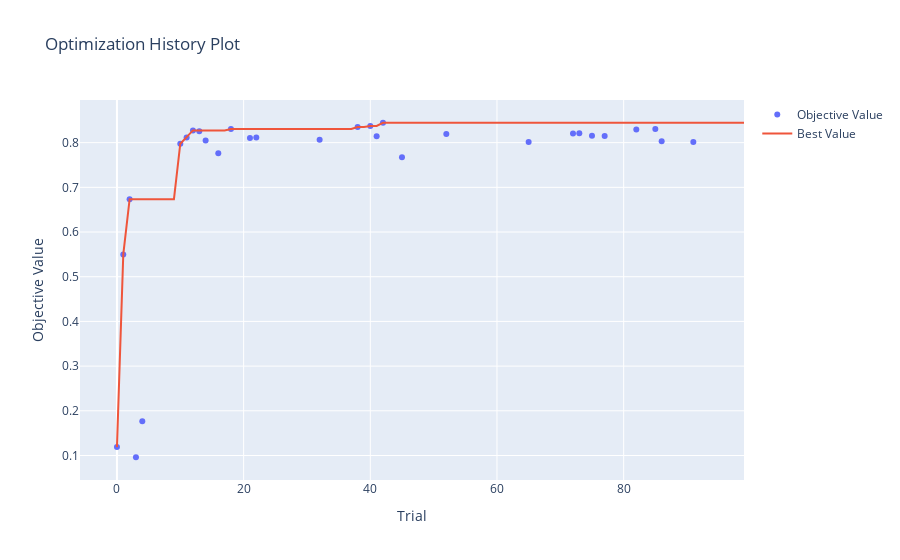
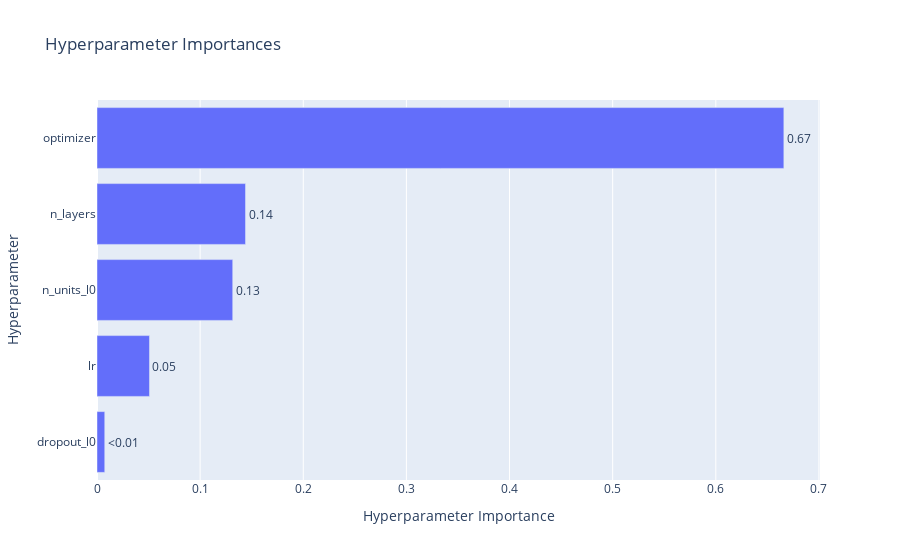
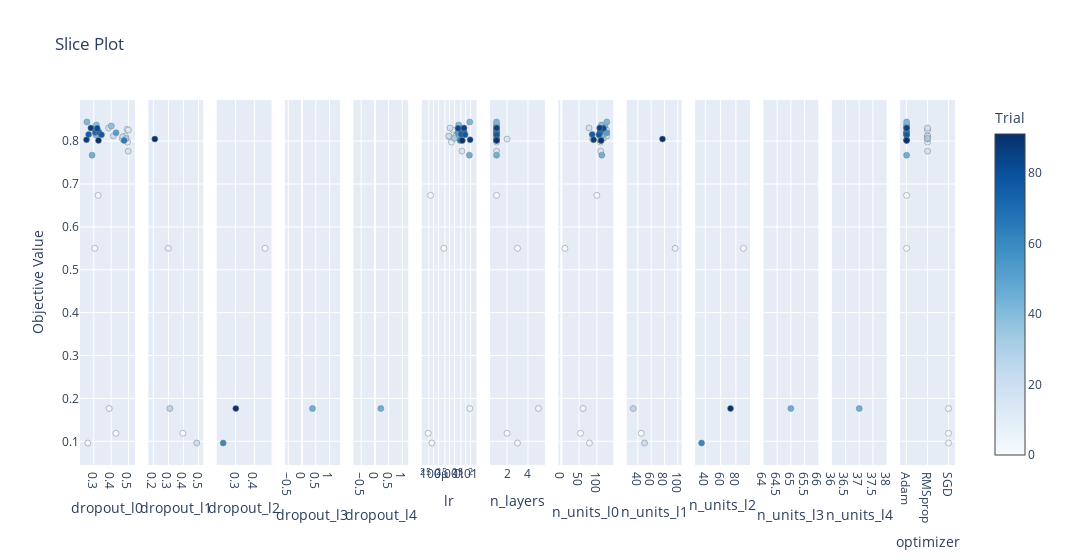

The code cell stored with these charts, in order, in its notebook:
### Markdown cell above
Here we will optimize a simple feedforward neural network for the Fashion-MNIST dataset.

We will optimize the following hyperparameters:
- Number of layers
- Number of units per layer
- Dropout ratio in each layer
- Optimizer type
- Learning rate

(Takes around 5 minutes on my computer)

### Code cell
DEVICE = torch.device("cpu")
BATCHSIZE = 128
CLASSES = 10
DIR = os.getcwd()
EPOCHS = 10
N_TRAIN_EXAMPLES = BATCHSIZE * 30
N_VALID_EXAMPLES = BATCHSIZE * 10


def define_model(trial):
    # We optimize the number of layers, hidden units and dropout ratio in each layer.
    n_layers = trial.suggest_int("n_layers", 1, 5) # We try between 1 and 5 layers
    layers = []

    in_features = 28 * 28
    for i in range(n_layers):
        out_features = trial.suggest_int("n_units_l{}".format(i), 4, 128) # We try between 4 and 128 units
        layers.append(nn.Linear(in_features, out_features)) 
        layers.append(nn.ReLU())
        p = trial.suggest_float("dropout_l{}".format(i), 0.2, 0.5) # Dropout ratio between 0.2 and 0.5
        layers.append(nn.Dropout(p))

        in_features = out_features
    layers.append(nn.Linear(in_features, CLASSES))
    layers.append(nn.LogSoftmax(dim=1))

    return nn.Sequential(*layers)


def get_mnist():
    # Load FashionMNIST dataset.
    train_loader = torch.utils.data.DataLoader(
        datasets.FashionMNIST(DIR, train=True, download=True, transform=transforms.ToTensor()),
        batch_size=BATCHSIZE,
        shuffle=True,
    )
    valid_loader = torch.utils.data.DataLoader(
        datasets.FashionMNIST(DIR, train=False, transform=transforms.ToTensor()),
        batch_size=BATCHSIZE,
        shuffle=True,
    )

    return train_loader, valid_loader


def objective(trial):
    # Generate the model.
    model = define_model(trial).to(DEVICE)

    # Generate the optimizers.
    optimizer_name = trial.suggest_categorical("optimizer", ["Adam", "RMSprop", "SGD"]) # We try Adam, RMSprop and SGD
    lr = trial.suggest_float("lr", 1e-5, 1e-1, log=True) # We try learning rate between 1e-5 and 1e-1
    optimizer = getattr(optim, optimizer_name)(model.parameters(), lr=lr)

    # Get the FashionMNIST dataset.
    train_loader, valid_loader = get_mnist()

    # Training of the model.
    for epoch in range(EPOCHS):
        model.train()
        for batch_idx, (data, target) in enumerate(train_loader):
            # Limiting training data for faster epochs.
            if batch_idx * BATCHSIZE >= N_TRAIN_EXAMPLES:
                break

            data, target = data.view(data.size(0), -1).to(DEVICE), target.to(DEVICE)

            optimizer.zero_grad()
            output = model(data)
            loss = F.nll_loss(output, target)
            loss.backward()
            optimizer.step()

        # Validation of the model.
        model.eval()
        correct = 0
        with torch.no_grad():
            for batch_idx, (data, target) in enumerate(valid_loader):
                # Limiting validation data.
                if batch_idx * BATCHSIZE >= N_VALID_EXAMPLES:
                    break
                data, target = data.view(data.size(0), -1).to(DEVICE), target.to(DEVICE)
                output = model(data)
                # Get the index of the max log-probability.
                pred = output.argmax(dim=1, keepdim=True)
                correct += pred.eq(target.view_as(pred)).sum().item()

        accuracy = correct / min(len(valid_loader.dataset), N_VALID_EXAMPLES)

        trial.report(accuracy, epoch)

        # Handle pruning based on the intermediate value.
        if trial.should_prune():
            raise optuna.exceptions.TrialPruned()

    return accuracy


if __name__ == "__main__":
    study = optuna.create_study(direction="maximize")
    study.optimize(objective, n_trials=100, timeout=600)

    print_optuna_results(study)
    visualize_optuna_results(study)

### Figure 1 — Plotly figure (JSON) as saved in the notebook; plotly's stock layout.template omitted (floating-point values rounded to 4 significant figures)
{"data": [{"mode": "markers", "name": "Objective Value", "type": "scatter", "x": [0, 1, 2, 3, 4, 10, 11, 12, 13, 14, 16, 18, 21, 22, 32, 38, 40, 41, 42, 45, 52, 65, 72, 73, 75, 77, 82, 85, 86, 91], "y": [0.1187, 0.55, 0.6734, 0.09609, 0.1766, 0.7977, 0.8117, 0.8273, 0.8258, 0.8047, 0.7766, 0.8305, 0.8102, 0.8117, 0.8063, 0.8352, 0.8375, 0.8141, 0.8445, 0.7672, 0.8195, 0.8016, 0.8203, 0.8211, 0.8156, 0.8148, 0.8297, 0.8305, 0.8031, 0.8016]}, {"mode": "lines", "name": "Best Value", "type": "scatter", "x": [0, 1, 2, 3, 4, 5, 6, 7, 8, 9, 10, 11, 12, 13, 14, 15, 16, 17, 18, 19, 20, 21, 22, 23, 24, 25, 26, 27, 28, 29, 30, 31, 32, 33, 34, 35, 36, 37, 38, 39, 40, 41, 42, 43, 44, 45, 46, 47, 48, 49, 50, 51, 52, 53, 54, 55, 56, 57, 58, 59, 60, 61, 62, 63, 64, 65, 66, 67, 68, 69, 70, 71, 72, 73, 74, 75, 76, 77, 78, 79, 80, 81, 82, 83, 84, 85, 86, 87, 88, 89, 90, 91, 92, 93, 94, 95, 96, 97, 98, 99], "y": [0.1187, 0.55, 0.6734, 0.6734, 0.6734, 0.6734, 0.6734, 0.6734, 0.6734, 0.6734, 0.7977, 0.8117, 0.8273, 0.8273, 0.8273, 0.8273, 0.8273, 0.8273, 0.8305, 0.8305, 0.8305, 0.8305, 0.8305, 0.8305, 0.8305, 0.8305, 0.8305, 0.8305, 0.8305, 0.8305, 0.8305, 0.8305, 0.8305, 0.8305, 0.8305, 0.8305, 0.8305, 0.8305, 0.8352, 0.8352, 0.8375, 0.8375, 0.8445, 0.8445, 0.8445, 0.8445, 0.8445, 0.8445, 0.8445, 0.8445, 0.8445, 0.8445, 0.8445, 0.8445, 0.8445, 0.8445, 0.8445, 0.8445, 0.8445, 0.8445, 0.8445, 0.8445, 0.8445, 0.8445, 0.8445, 0.8445, 0.8445, 0.8445, 0.8445, 0.8445, 0.8445, 0.8445, 0.8445, 0.8445, 0.8445, 0.8445, 0.8445, 0.8445, 0.8445, 0.8445, 0.8445, 0.8445, 0.8445, 0.8445, 0.8445, 0.8445, 0.8445, 0.8445, 0.8445, 0.8445, 0.8445, 0.8445, 0.8445, 0.8445, 0.8445, 0.8445, 0.8445, 0.8445, 0.8445, 0.8445]}, {"marker": {"color": "#cccccc"}, "mode": "markers", "name": "Infeasible Trial", "showlegend": false, "type": "scatter", "x": [], "y": []}], "layout": {"title": {"text": "Optimization History Plot"}, "xaxis": {"title": {"text": "Trial"}}, "yaxis": {"title": {"text": "Objective Value"}}}}

### Figure 2 — Plotly figure (JSON) as saved in the notebook; plotly's stock layout.template omitted (floating-point values rounded to 4 significant figures)
{"data": [{"cliponaxis": false, "hovertemplate": ["dropout_l0 (FloatDistribution): 0.007519327669924627<extra></extra>", "lr (FloatDistribution): 0.0508849397562172<extra></extra>", "n_units_l0 (IntDistribution): 0.13160781412774822<extra></extra>", "n_layers (IntDistribution): 0.14401064944061065<extra></extra>", "optimizer (CategoricalDistribution): 0.6659772690054993<extra></extra>"], "name": "Objective Value", "orientation": "h", "text": ["<0.01", "0.05", "0.13", "0.14", "0.67"], "textposition": "outside", "type": "bar", "x": [0.007519, 0.05088, 0.1316, 0.144, 0.666], "y": ["dropout_l0", "lr", "n_units_l0", "n_layers", "optimizer"]}], "layout": {"title": {"text": "Hyperparameter Importances"}, "xaxis": {"title": {"text": "Hyperparameter Importance"}}, "yaxis": {"title": {"text": "Hyperparameter"}}}}

### Figure 3 — Plotly figure (JSON) as saved in the notebook; plotly's stock layout.template omitted (floating-point values rounded to 4 significant figures)
{"data": [{"marker": {"color": [0, 1, 2, 3, 4, 10, 11, 12, 13, 14, 16, 18, 21, 22, 32, 38, 40, 41, 42, 45, 52, 65, 72, 73, 75, 77, 82, 85, 86, 91], "colorbar": {"title": {"text": "Trial"}, "x": 1, "xpad": 40}, "colorscale": [[0, "rgb(247,251,255)"], [0.125, "rgb(222,235,247)"], [0.25, "rgb(198,219,239)"], [0.375, "rgb(158,202,225)"], [0.5, "rgb(107,174,214)"], [0.625, "rgb(66,146,198)"], [0.75, "rgb(33,113,181)"], [0.875, "rgb(8,81,156)"], [1, "rgb(8,48,107)"]], "line": {"color": "Grey", "width": 0.5}, "showscale": true}, "mode": "markers", "name": "Feasible Trial", "showlegend": false, "type": "scatter", "x": [0.4276, 0.3057, 0.325, 0.2661, 0.3893, 0.4949, 0.4825, 0.4918, 0.4995, 0.4657, 0.4987, 0.385, 0.4671, 0.4123, 0.486, 0.4013, 0.3151, 0.3126, 0.2604, 0.2903, 0.4286, 0.475, 0.3083, 0.3296, 0.2704, 0.3445, 0.3196, 0.2835, 0.2581, 0.3271], "xaxis": "x", "y": [0.1187, 0.55, 0.6734, 0.09609, 0.1766, 0.7977, 0.8117, 0.8273, 0.8258, 0.8047, 0.7766, 0.8305, 0.8102, 0.8117, 0.8063, 0.8352, 0.8375, 0.8141, 0.8445, 0.7672, 0.8195, 0.8016, 0.8203, 0.8211, 0.8156, 0.8148, 0.8297, 0.8305, 0.8031, 0.8016], "yaxis": "y"}, {"marker": {"color": [0, 1, 3, 4, 14], "colorbar": {"title": {"text": "Trial"}, "x": 1, "xpad": 40}, "colorscale": [[0, "rgb(247,251,255)"], [0.125, "rgb(222,235,247)"], [0.25, "rgb(198,219,239)"], [0.375, "rgb(158,202,225)"], [0.5, "rgb(107,174,214)"], [0.625, "rgb(66,146,198)"], [0.75, "rgb(33,113,181)"], [0.875, "rgb(8,81,156)"], [1, "rgb(8,48,107)"]], "line": {"color": "Grey", "width": 0.5}, "showscale": false}, "mode": "markers", "name": "Feasible Trial", "showlegend": false, "type": "scatter", "x": [0.3962, 0.2993, 0.488, 0.3094, 0.2096], "xaxis": "x2", "y": [0.1187, 0.55, 0.09609, 0.1766, 0.8047], "yaxis": "y2"}, {"marker": {"color": [1, 3, 4], "colorbar": {"title": {"text": "Trial"}, "x": 1, "xpad": 40}, "colorscale": [[0, "rgb(247,251,255)"], [0.125, "rgb(222,235,247)"], [0.25, "rgb(198,219,239)"], [0.375, "rgb(158,202,225)"], [0.5, "rgb(107,174,214)"], [0.625, "rgb(66,146,198)"], [0.75, "rgb(33,113,181)"], [0.875, "rgb(8,81,156)"], [1, "rgb(8,48,107)"]], "line": {"color": "Grey", "width": 0.5}, "showscale": false}, "mode": "markers", "name": "Feasible Trial", "showlegend": false, "type": "scatter", "x": [0.4564, 0.2347, 0.3015], "xaxis": "x3", "y": [0.55, 0.09609, 0.1766], "yaxis": "y3"}, {"marker": {"color": [4], "colorbar": {"title": {"text": "Trial"}, "x": 1, "xpad": 40}, "colorscale": [[0, "rgb(247,251,255)"], [0.125, "rgb(222,235,247)"], [0.25, "rgb(198,219,239)"], [0.375, "rgb(158,202,225)"], [0.5, "rgb(107,174,214)"], [0.625, "rgb(66,146,198)"], [0.75, "rgb(33,113,181)"], [0.875, "rgb(8,81,156)"], [1, "rgb(8,48,107)"]], "line": {"color": "Grey", "width": 0.5}, "showscale": false}, "mode": "markers", "name": "Feasible Trial", "showlegend": false, "type": "scatter", "x": [0.3797], "xaxis": "x4", "y": [0.1766], "yaxis": "y4"}, {"marker": {"color": [4], "colorbar": {"title": {"text": "Trial"}, "x": 1, "xpad": 40}, "colorscale": [[0, "rgb(247,251,255)"], [0.125, "rgb(222,235,247)"], [0.25, "rgb(198,219,239)"], [0.375, "rgb(158,202,225)"], [0.5, "rgb(107,174,214)"], [0.625, "rgb(66,146,198)"], [0.75, "rgb(33,113,181)"], [0.875, "rgb(8,81,156)"], [1, "rgb(8,48,107)"]], "line": {"color": "Grey", "width": 0.5}, "showscale": false}, "mode": "markers", "name": "Feasible Trial", "showlegend": false, "type": "scatter", "x": [0.2161], "xaxis": "x5", "y": [0.1766], "yaxis": "y5"}, {"marker": {"color": [0, 1, 2, 3, 4, 10, 11, 12, 13, 14, 16, 18, 21, 22, 32, 38, 40, 41, 42, 45, 52, 65, 72, 73, 75, 77, 82, 85, 86, 91], "colorbar": {"title": {"text": "Trial"}, "x": 1, "xpad": 40}, "colorscale": [[0, "rgb(247,251,255)"], [0.125, "rgb(222,235,247)"], [0.25, "rgb(198,219,239)"], [0.375, "rgb(158,202,225)"], [0.5, "rgb(107,174,214)"], [0.625, "rgb(66,146,198)"], [0.75, "rgb(33,113,181)"], [0.875, "rgb(8,81,156)"], [1, "rgb(8,48,107)"]], "line": {"color": "Grey", "width": 0.5}, "showscale": false}, "mode": "markers", "name": "Feasible Trial", "showlegend": false, "type": "scatter", "x": [4.58e-05, 0.0004326, 6.421e-05, 7.76e-05, 0.01807, 0.001293, 0.002445, 0.003101, 0.001679, 0.004143, 0.005862, 0.001052, 0.0009786, 0.0008609, 0.001975, 0.003797, 0.00364, 0.003852, 0.01787, 0.01697, 0.003242, 0.004494, 0.005476, 0.007926, 0.005325, 0.009106, 0.00336, 0.007837, 0.01882, 0.006171], "xaxis": "x6", "y": [0.1187, 0.55, 0.6734, 0.09609, 0.1766, 0.7977, 0.8117, 0.8273, 0.8258, 0.8047, 0.7766, 0.8305, 0.8102, 0.8117, 0.8063, 0.8352, 0.8375, 0.8141, 0.8445, 0.7672, 0.8195, 0.8016, 0.8203, 0.8211, 0.8156, 0.8148, 0.8297, 0.8305, 0.8031, 0.8016], "yaxis": "y6"}, {"marker": {"color": [0, 1, 2, 3, 4, 10, 11, 12, 13, 14, 16, 18, 21, 22, 32, 38, 40, 41, 42, 45, 52, 65, 72, 73, 75, 77, 82, 85, 86, 91], "colorbar": {"title": {"text": "Trial"}, "x": 1, "xpad": 40}, "colorscale": [[0, "rgb(247,251,255)"], [0.125, "rgb(222,235,247)"], [0.25, "rgb(198,219,239)"], [0.375, "rgb(158,202,225)"], [0.5, "rgb(107,174,214)"], [0.625, "rgb(66,146,198)"], [0.75, "rgb(33,113,181)"], [0.875, "rgb(8,81,156)"], [1, "rgb(8,48,107)"]], "line": {"color": "Grey", "width": 0.5}, "showscale": false}, "mode": "markers", "name": "Feasible Trial", "showlegend": false, "type": "scatter", "x": [2, 3, 1, 3, 5, 1, 1, 1, 1, 2, 1, 1, 1, 1, 1, 1, 1, 1, 1, 1, 1, 1, 1, 1, 1, 1, 1, 1, 1, 1], "xaxis": "x7", "y": [0.1187, 0.55, 0.6734, 0.09609, 0.1766, 0.7977, 0.8117, 0.8273, 0.8258, 0.8047, 0.7766, 0.8305, 0.8102, 0.8117, 0.8063, 0.8352, 0.8375, 0.8141, 0.8445, 0.7672, 0.8195, 0.8016, 0.8203, 0.8211, 0.8156, 0.8148, 0.8297, 0.8305, 0.8031, 0.8016], "yaxis": "y7"}, {"marker": {"color": [0, 1, 2, 3, 4, 10, 11, 12, 13, 14, 16, 18, 21, 22, 32, 38, 40, 41, 42, 45, 52, 65, 72, 73, 75, 77, 82, 85, 86, 91], "colorbar": {"title": {"text": "Trial"}, "x": 1, "xpad": 40}, "colorscale": [[0, "rgb(247,251,255)"], [0.125, "rgb(222,235,247)"], [0.25, "rgb(198,219,239)"], [0.375, "rgb(158,202,225)"], [0.5, "rgb(107,174,214)"], [0.625, "rgb(66,146,198)"], [0.75, "rgb(33,113,181)"], [0.875, "rgb(8,81,156)"], [1, "rgb(8,48,107)"]], "line": {"color": "Grey", "width": 0.5}, "showscale": false}, "mode": "markers", "name": "Feasible Trial", "showlegend": false, "type": "scatter", "x": [54, 10, 100, 79, 61, 110, 120, 125, 127, 88, 111, 78, 110, 128, 118, 123, 113, 115, 128, 114, 128, 111, 110, 109, 87, 106, 119, 108, 91, 112], "xaxis": "x8", "y": [0.1187, 0.55, 0.6734, 0.09609, 0.1766, 0.7977, 0.8117, 0.8273, 0.8258, 0.8047, 0.7766, 0.8305, 0.8102, 0.8117, 0.8063, 0.8352, 0.8375, 0.8141, 0.8445, 0.7672, 0.8195, 0.8016, 0.8203, 0.8211, 0.8156, 0.8148, 0.8297, 0.8305, 0.8031, 0.8016], "yaxis": "y8"}, {"marker": {"color": [0, 1, 3, 4, 14], "colorbar": {"title": {"text": "Trial"}, "x": 1, "xpad": 40}, "colorscale": [[0, "rgb(247,251,255)"], [0.125, "rgb(222,235,247)"], [0.25, "rgb(198,219,239)"], [0.375, "rgb(158,202,225)"], [0.5, "rgb(107,174,214)"], [0.625, "rgb(66,146,198)"], [0.75, "rgb(33,113,181)"], [0.875, "rgb(8,81,156)"], [1, "rgb(8,48,107)"]], "line": {"color": "Grey", "width": 0.5}, "showscale": false}, "mode": "markers", "name": "Feasible Trial", "showlegend": false, "type": "scatter", "x": [45, 96, 50, 33, 77], "xaxis": "x9", "y": [0.1187, 0.55, 0.09609, 0.1766, 0.8047], "yaxis": "y9"}, {"marker": {"color": [1, 3, 4], "colorbar": {"title": {"text": "Trial"}, "x": 1, "xpad": 40}, "colorscale": [[0, "rgb(247,251,255)"], [0.125, "rgb(222,235,247)"], [0.25, "rgb(198,219,239)"], [0.375, "rgb(158,202,225)"], [0.5, "rgb(107,174,214)"], [0.625, "rgb(66,146,198)"], [0.75, "rgb(33,113,181)"], [0.875, "rgb(8,81,156)"], [1, "rgb(8,48,107)"]], "line": {"color": "Grey", "width": 0.5}, "showscale": false}, "mode": "markers", "name": "Feasible Trial", "showlegend": false, "type": "scatter", "x": [90, 35, 73], "xaxis": "x10", "y": [0.55, 0.09609, 0.1766], "yaxis": "y10"}, {"marker": {"color": [4], "colorbar": {"title": {"text": "Trial"}, "x": 1, "xpad": 40}, "colorscale": [[0, "rgb(247,251,255)"], [0.125, "rgb(222,235,247)"], [0.25, "rgb(198,219,239)"], [0.375, "rgb(158,202,225)"], [0.5, "rgb(107,174,214)"], [0.625, "rgb(66,146,198)"], [0.75, "rgb(33,113,181)"], [0.875, "rgb(8,81,156)"], [1, "rgb(8,48,107)"]], "line": {"color": "Grey", "width": 0.5}, "showscale": false}, "mode": "markers", "name": "Feasible Trial", "showlegend": false, "type": "scatter", "x": [65], "xaxis": "x11", "y": [0.1766], "yaxis": "y11"}, {"marker": {"color": [4], "colorbar": {"title": {"text": "Trial"}, "x": 1, "xpad": 40}, "colorscale": [[0, "rgb(247,251,255)"], [0.125, "rgb(222,235,247)"], [0.25, "rgb(198,219,239)"], [0.375, "rgb(158,202,225)"], [0.5, "rgb(107,174,214)"], [0.625, "rgb(66,146,198)"], [0.75, "rgb(33,113,181)"], [0.875, "rgb(8,81,156)"], [1, "rgb(8,48,107)"]], "line": {"color": "Grey", "width": 0.5}, "showscale": false}, "mode": "markers", "name": "Feasible Trial", "showlegend": false, "type": "scatter", "x": [37], "xaxis": "x12", "y": [0.1766], "yaxis": "y12"}, {"marker": {"color": [0, 1, 2, 3, 4, 10, 11, 12, 13, 14, 16, 18, 21, 22, 32, 38, 40, 41, 42, 45, 52, 65, 72, 73, 75, 77, 82, 85, 86, 91], "colorbar": {"title": {"text": "Trial"}, "x": 1, "xpad": 40}, "colorscale": [[0, "rgb(247,251,255)"], [0.125, "rgb(222,235,247)"], [0.25, "rgb(198,219,239)"], [0.375, "rgb(158,202,225)"], [0.5, "rgb(107,174,214)"], [0.625, "rgb(66,146,198)"], [0.75, "rgb(33,113,181)"], [0.875, "rgb(8,81,156)"], [1, "rgb(8,48,107)"]], "line": {"color": "Grey", "width": 0.5}, "showscale": false}, "mode": "markers", "name": "Feasible Trial", "showlegend": false, "type": "scatter", "x": ["SGD", "Adam", "Adam", "SGD", "SGD", "RMSprop", "RMSprop", "RMSprop", "RMSprop", "RMSprop", "RMSprop", "RMSprop", "RMSprop", "RMSprop", "RMSprop", "Adam", "Adam", "Adam", "Adam", "Adam", "Adam", "Adam", "Adam", "Adam", "Adam", "Adam", "Adam", "Adam", "Adam", "Adam"], "xaxis": "x13", "y": [0.1187, 0.55, 0.6734, 0.09609, 0.1766, 0.7977, 0.8117, 0.8273, 0.8258, 0.8047, 0.7766, 0.8305, 0.8102, 0.8117, 0.8063, 0.8352, 0.8375, 0.8141, 0.8445, 0.7672, 0.8195, 0.8016, 0.8203, 0.8211, 0.8156, 0.8148, 0.8297, 0.8305, 0.8031, 0.8016], "yaxis": "y13"}], "layout": {"title": {"text": "Slice Plot"}, "width": 3900, "xaxis": {"anchor": "y", "domain": [0, 0.06272], "title": {"text": "dropout_l0"}}, "xaxis10": {"anchor": "y10", "domain": [0.703, 0.7657], "title": {"text": "n_units_l2"}}, "xaxis11": {"anchor": "y11", "domain": [0.7811, 0.8438], "title": {"text": "n_units_l3"}}, "xaxis12": {"anchor": "y12", "domain": [0.8592, 0.9219], "title": {"text": "n_units_l4"}}, "xaxis13": {"anchor": "y13", "categoryarray": ["Adam", "RMSprop", "SGD"], "categoryorder": "array", "domain": [0.9373, 1.0], "title": {"text": "optimizer"}, "type": "category"}, "xaxis2": {"anchor": "y2", "domain": [0.07811, 0.1408], "title": {"text": "dropout_l1"}}, "xaxis3": {"anchor": "y3", "domain": [0.1562, 0.2189], "title": {"text": "dropout_l2"}}, "xaxis4": {"anchor": "y4", "domain": [0.2343, 0.297], "title": {"text": "dropout_l3"}}, "xaxis5": {"anchor": "y5", "domain": [0.3124, 0.3751], "title": {"text": "dropout_l4"}}, "xaxis6": {"anchor": "y6", "domain": [0.3905, 0.4533], "title": {"text": "lr"}, "type": "log"}, "xaxis7": {"anchor": "y7", "domain": [0.4686, 0.5314], "title": {"text": "n_layers"}}, "xaxis8": {"anchor": "y8", "domain": [0.5467, 0.6095], "title": {"text": "n_units_l0"}}, "xaxis9": {"anchor": "y9", "domain": [0.6249, 0.6876], "title": {"text": "n_units_l1"}}, "yaxis": {"anchor": "x", "domain": [0, 1], "title": {"text": "Objective Value"}}, "yaxis10": {"anchor": "x10", "domain": [0, 1], "matches": "y", "showticklabels": false}, "yaxis11": {"anchor": "x11", "domain": [0, 1], "matches": "y", "showticklabels": false}, "yaxis12": {"anchor": "x12", "domain": [0, 1], "matches": "y", "showticklabels": false}, "yaxis13": {"anchor": "x13", "domain": [0, 1], "matches": "y", "showticklabels": false}, "yaxis2": {"anchor": "x2", "domain": [0, 1], "matches": "y", "showticklabels": false}, "yaxis3": {"anchor": "x3", "domain": [0, 1], "matches": "y", "showticklabels": false}, "yaxis4": {"anchor": "x4", "domain": [0, 1], "matches": "y", "showticklabels": false}, "yaxis5": {"anchor": "x5", "domain": [0, 1], "matches": "y", "showticklabels": false}, "yaxis6": {"anchor": "x6", "domain": [0, 1], "matches": "y", "showticklabels": false}, "yaxis7": {"anchor": "x7", "domain": [0, 1], "matches": "y", "showticklabels": false}, "yaxis8": {"anchor": "x8", "domain": [0, 1], "matches": "y", "showticklabels": false}, "yaxis9": {"anchor": "x9", "domain": [0, 1], "matches": "y", "showticklabels": false}}}
